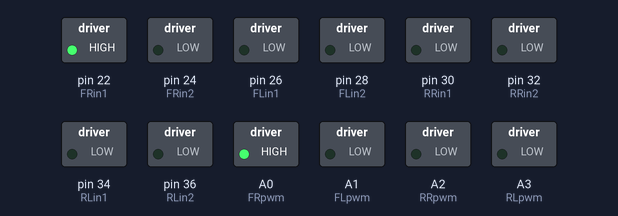
The sketch below on a simulated Arduino Mega 2560, built with avr-gcc and run on an emulated ATmega2560. Shown: switched loads named in the sketch (green lamp = pin HIGH).

Above: at 1.5 s.
At 6.5 s:
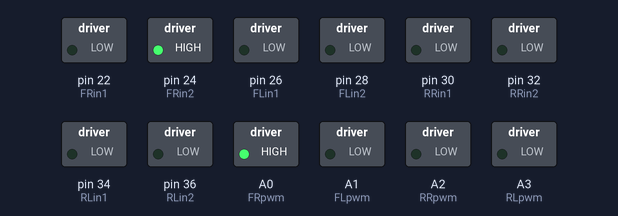
At 9.0 s:
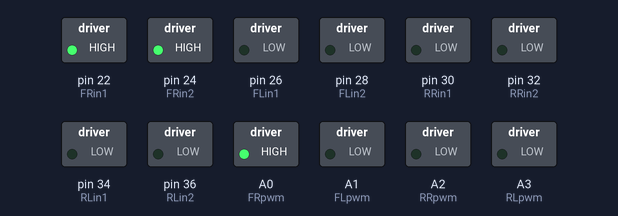
Timing chart, 0 to 11.5 s (numbered marks = the images above):
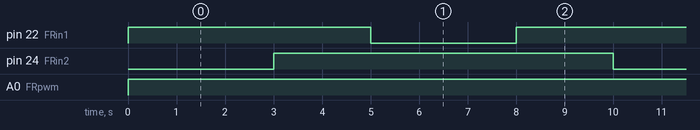

The sketch:

control_motor.ino
```cpp
//front right
const int FRpwm = A0 ;
const int FRin1 = 22 ;
const int FRin2 = 24 ;

//front left
const int FLpwm = A1 ;
const int FLin1 = 26 ;
const int FLin2 = 28 ;

//rear right
const int RRpwm = A2 ;
const int RRin1 = 30 ;
const int RRin2 = 32 ;

//rear left
const int RLpwm = A3 ;
const int RLin1 = 34 ;
const int RLin2 = 36 ;


void setup()
{
pinMode(FRpwm,OUTPUT) ;   //we have to set PWM pin as output
pinMode(FRin1,OUTPUT) ;  //Logic pins are also set as output
pinMode(FRin2,OUTPUT) ;
pinMode(FLpwm,OUTPUT) ;   //we have to set PWM pin as output
pinMode(FLin1,OUTPUT) ;  //Logic pins are also set as output
pinMode(FLin2,OUTPUT) ;
pinMode(RRpwm,OUTPUT) ;   //we have to set PWM pin as output
pinMode(RRin1,OUTPUT) ;  //Logic pins are also set as output
pinMode(RRin2,OUTPUT) ;
pinMode(RLpwm,OUTPUT) ;   //we have to set PWM pin as output
pinMode(RLin1,OUTPUT) ;  //Logic pins are also set as output
pinMode(RLin2,OUTPUT) ;
}

void loop()
{
//For Clock wise motion , in1 = High , in2 = Low

digitalWrite(FRin1,HIGH) ;
digitalWrite(FRin2,LOW) ;
analogWrite(FRpwm,255) ;

//Clockwise for 3 secs
delay(3000) ;

//For brake
digitalWrite(FRin1,HIGH) ;
digitalWrite(FRin2,HIGH) ;
delay(2000) ;

//For Anti Clock-wise motion - IN_1 = LOW , IN_2 = HIGH
digitalWrite(FRin1,LOW) ;
digitalWrite(FRin2,HIGH) ;
delay(3000) ;

//For brake
digitalWrite(FRin1,HIGH) ;
digitalWrite(FRin2,HIGH) ;
delay(2000) ;
 }
```

Measured:
- by itself, pin 22 (FRin1): repeats every 10.0 s: LOW 3.0 s, HIGH 7.0 s
- by itself, pin 24 (FRin2): alternates HIGH for 7.0 s and LOW for 3.0 s
- by itself, A0 (FRpwm): LOW → HIGH at 0.00 s
